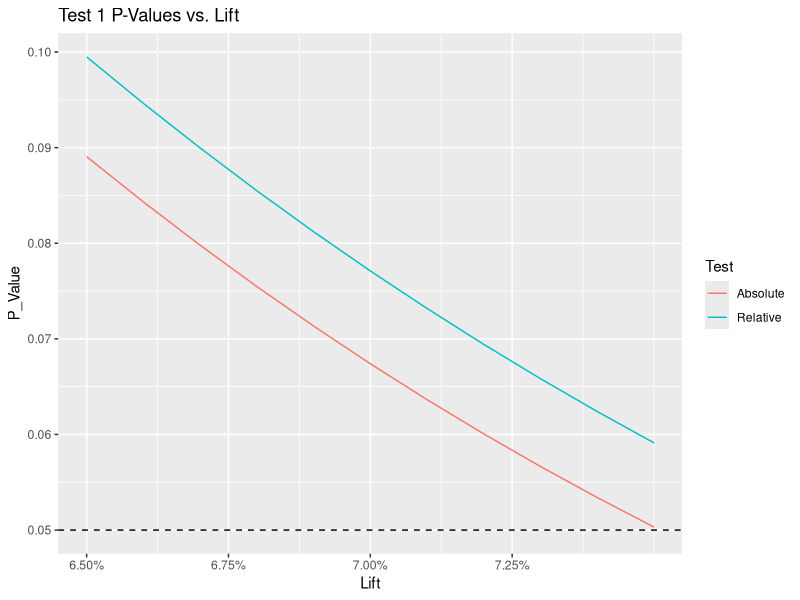
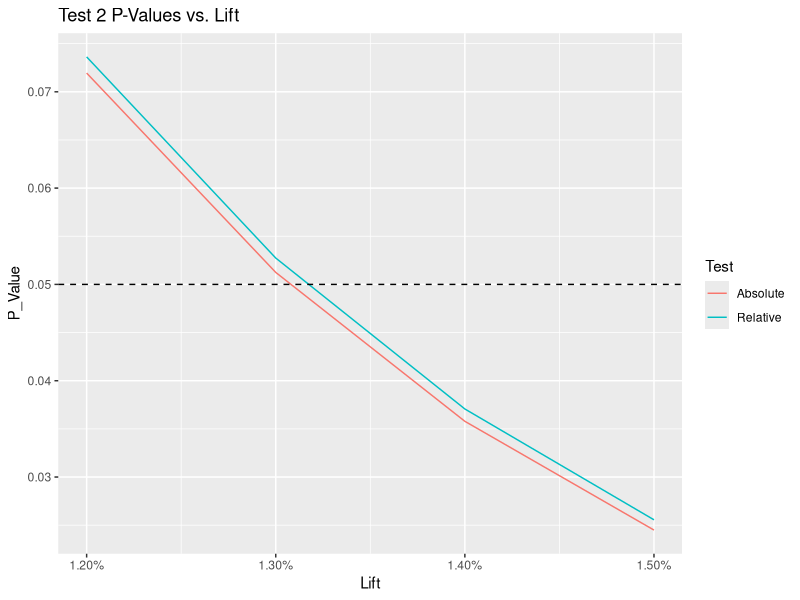

These charts were generated, in order, by the following R code:
## ---- chunk 1
library(scales)
library(ggplot2)
library(dplyr)

# Function to run t-test given a metric, variance, alpha and degrees of freedom
#' @param metric test metric for significance test (e.g. absolute or relative difference between means)
#' @param var variance of test metric
#' @param alpha false positive rate
#' @param dof degrees of freedom
#' @returns results of t tests with p-value, lower and upper confidence intervals
t_test <- function(metric, var, alpha, dof) {
  test_stat <- metric / sqrt(var)
  p_value <- 2 * (1 - pt(abs(test_stat), dof))
  width <- qt(1 - alpha/2, df = dof) * sqrt(var)
  confidence_interval <- c(metric - width, metric + width)
  results <- list(
    p_value = p_value, 
    LCL = metric - width,
    UCL = metric + width)
  return(results)
}

# Function to run t-tests on relative and absolute difference of test metric
#' @param experiment list of experiment parameters including number of observations, baseline metric and lift
#' @param alpha false positive rate
#' @returns list of results for t tests of absolute difference (with unadjusted variance) and relative difference (with adjusted variance)
compare_tests <- function(experiment, alpha) {
  mu_1 <- experiment$mu_1
  mu_2 <- mu_1*(1+experiment$lift)
  n_1 <- experiment$n_1
  n_2 <- experiment$n_2
  
  # If variance is not already given, assume binomial distribution and 
  # calculate variance. Otherwise, use stored variance
  if (is.null(experiment$var_1)) {
    var_1 <- mu_1*(1-mu_1)
    var_2 <- mu_2*(1-mu_2)
  } else {
    var_1 <- experiment$var_1
    var_2 <- experiment$var_2
  }
  
  # Get degrees of freedom
  dof <- ((var_2 / n_2) + (var_1/n_1))**2 / (var_2**2/(n_2**2*(n_2-1)) + var_1**2/(n_1**2*(n_1-1))) 
  
  # Variance of absolute difference
  unadjusted_var <- (var_1/n_1) + (var_2/n_2)
  
  # Variance of relative difference
  adjusted_var <- (var_2 / (mu_1**2*n_2)) + (var_1 * mu_2**2 / (mu_1**4*n_1))
  
  # Run t-tests
  absolute_results <- t_test(metric = mu_2 - mu_1, unadjusted_var, alpha, dof)
  relative_results <- t_test(metric = (mu_2/mu_1) - 1, adjusted_var, alpha, dof)
  
  results <- list(absolute = absolute_results, relative = relative_results)
  return(results)
}
## ---- chunk 2
alpha <- .05
## ---- chunk 3
test_1_lifts <- seq(.065, .075, .001)
test_1_absolute_p_values <- c()
test_1_relative_p_values <- c()

# Get results from t-tests for absolute and relative differences
for (lift in test_1_lifts) {
  test_1 <- list(n_1 = 700000, n_2 = 710000, mu_1 = 0.002, lift = lift)
  results <- compare_tests(test_1, alpha)
  test_1_absolute_p_values <- c(test_1_absolute_p_values, results$absolute$p_value)
  test_1_relative_p_values <- c(test_1_relative_p_values, results$relative$p_value)

}

# Prepare data for plotting
test_1_plot_data <- data.frame("Test" = c(rep("Absolute", length(test_1_lifts)),
                                   rep("Relative", length(test_1_lifts))),
                        "Lift"= rep(test_1_lifts, 2),
                        "P_Value" = c(test_1_absolute_p_values,
                                      test_1_relative_p_values))

# Plot p-value vs. lifts for relative and absolute tests
ggplot(test_1_plot_data, aes(x = Lift, y = P_Value, color = Test)) + geom_line() +
  geom_hline(yintercept = alpha, linetype = "dashed") +
  scale_x_continuous(labels = scales::percent, 
                     breaks = c(.065, .0675, .07, .0725)) +
  ggtitle("Test 1 P-Values vs. Lift")

## ---- chunk 4

test_2_lifts <- seq(.012, .015, .001)
test_2_absolute_p_values <- c()
test_2_relative_p_values <- c()

# Get results from t-tests for absolute and relative differences
for (lift in test_2_lifts) {
  test_2 <- list(n_1 = 46000, n_2 = 46700, mu_1 = 0.33, lift = lift, var_1 = 0.33^2,
                 var_2 = 0.34^2)
  results <- compare_tests(test_2, alpha)
  test_2_absolute_p_values <- c(test_2_absolute_p_values, results$absolute$p_value)
  test_2_relative_p_values <- c(test_2_relative_p_values, results$relative$p_value)

}

# Prepare data for plotting
test_2_plot_data <- data.frame("Test" = c(rep("Absolute", length(test_2_lifts)),
                                            rep("Relative", length(test_2_lifts))),
                                 "Lift"= rep(test_2_lifts, 2),
                                 "P_Value" = c(test_2_absolute_p_values,
                                               test_2_relative_p_values))

# Plot p-value vs. lifts for relative and absolute tests
ggplot(test_2_plot_data, aes(x = Lift, y = P_Value, color = Test)) + geom_line() +
  geom_hline(yintercept = alpha, linetype = "dashed") +
  scale_x_continuous(labels = scales::percent) +
  ggtitle("Test 2 P-Values vs. Lift")
